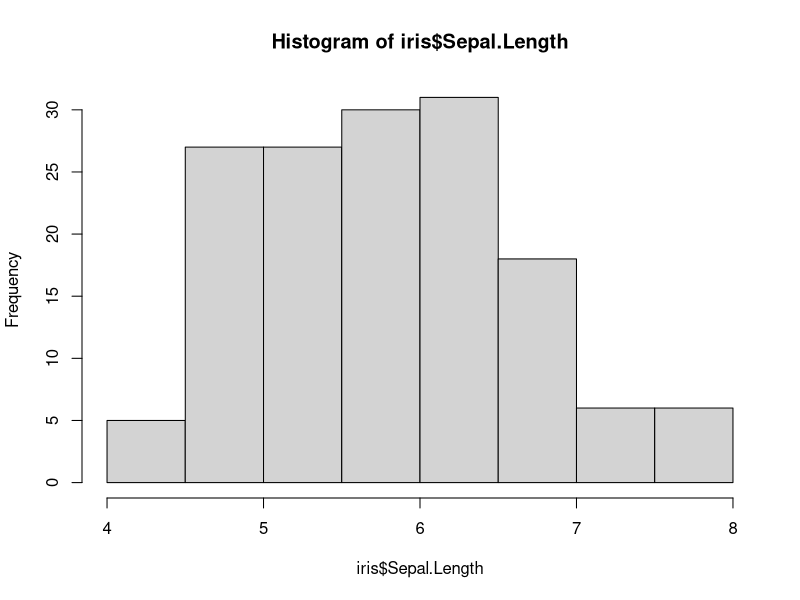
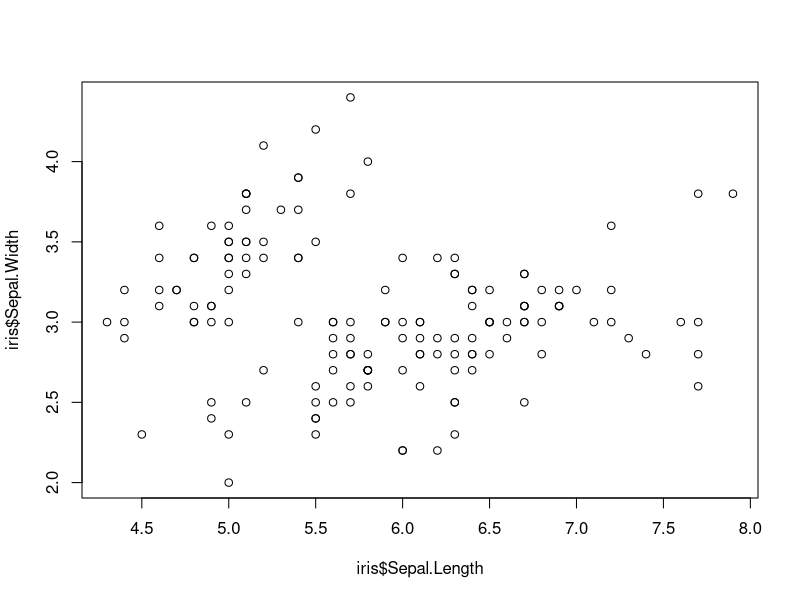
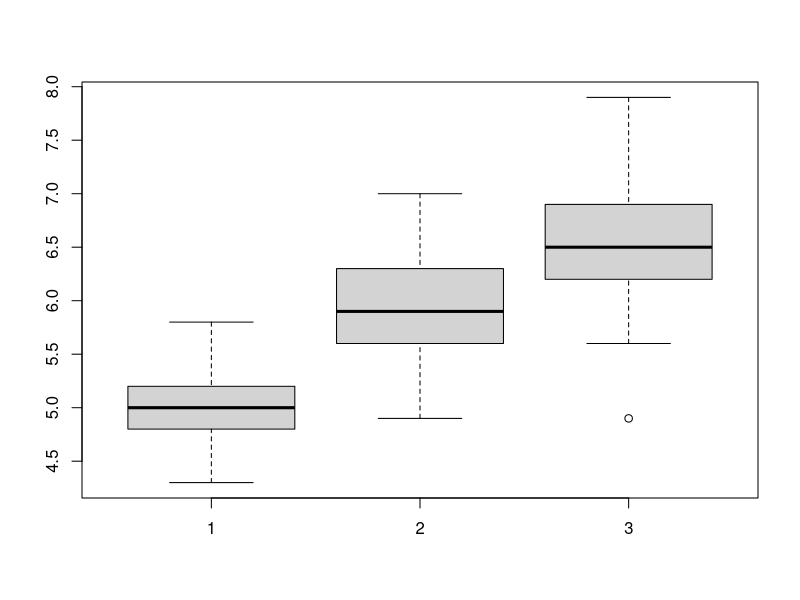
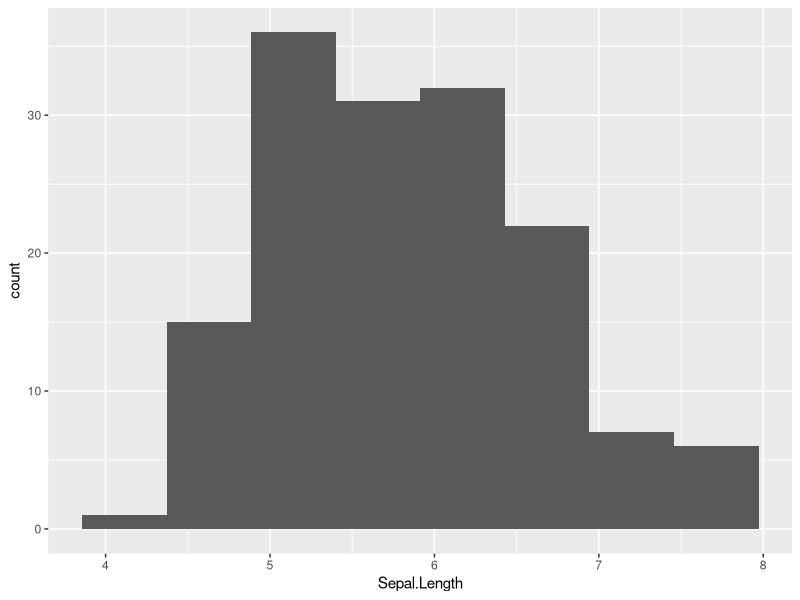
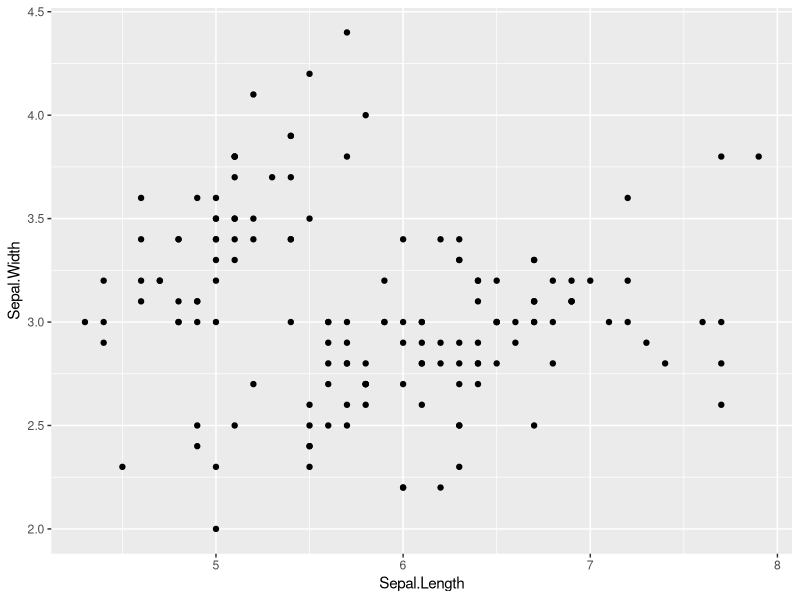
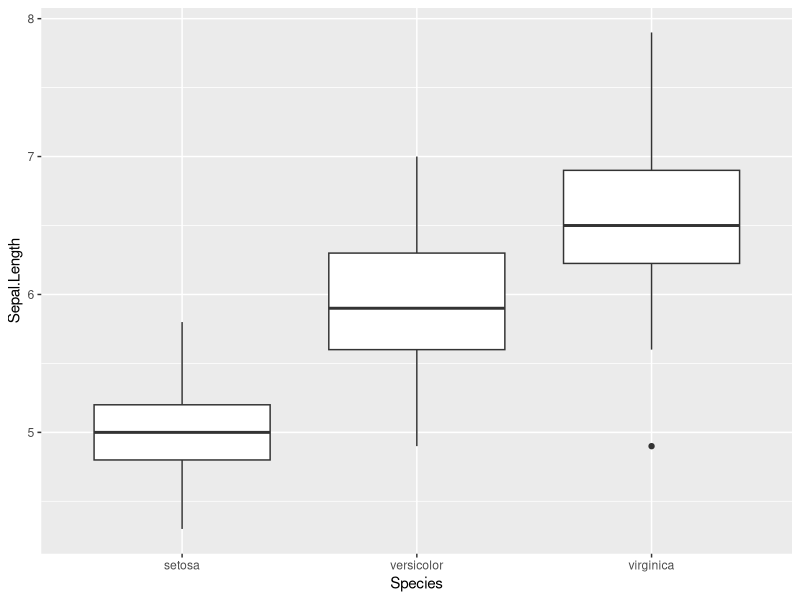
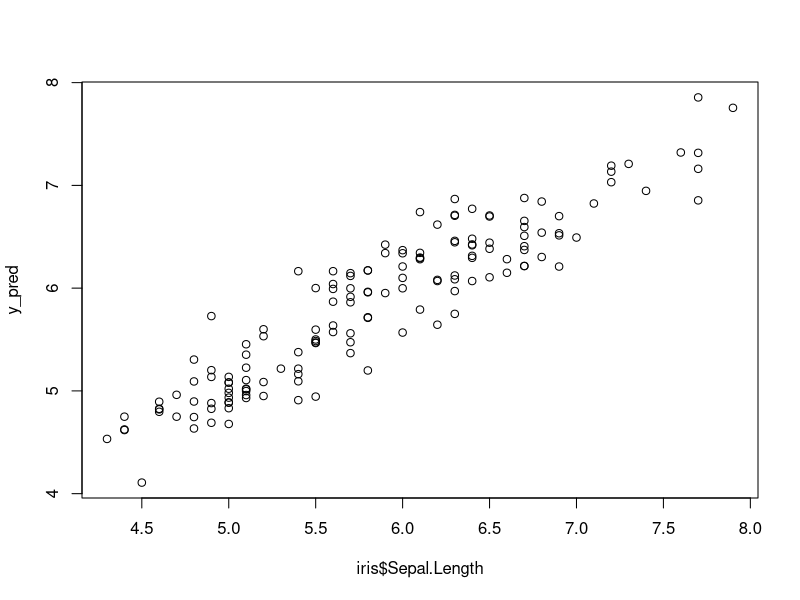

These charts were generated, in order, by the following R code:
## ---- chunk 1
x <- c(1.0, 2.0, 5.0, 7.0)
x
class(x)
typeof(x)
## ---- chunk 2
y <- c(1L, 2L, 5L, 7L)
y
class(y)
typeof(y)
## ---- chunk 3
# Assign a integer value to y
y = 5
 
# is y an integer?
print(is.integer(y))
## ---- chunk 4
z <- c(TRUE, TRUE, TRUE, FALSE)
z
typeof(z)
## ---- chunk 5
w <- c("aa", "bb", "5", "7")
w
typeof(w)
## ---- chunk 6
x <- c(1.0, 2.0, 5.0, 7.0)
y <- c(1L, 2L, 5L, 7L)
z <- c(TRUE, TRUE, TRUE, FALSE)
w <- c("aa", "bb", "5", "7")

object.size(x)
## ---- chunk 7
object.size(rep(x, 1000))
object.size(rep(y, 1000))
object.size(rep(z, 1000))
object.size(rep(w, 1000))
## ---- chunk 8
x <- c(1, 2, 5, 7)
x
typeof(x)

x <- rep(3, 5)
x
typeof(x)

x <- 1:12 # integer
x
typeof(x)
## ---- chunk 9
A <- matrix(1:12, nrow=3)
A

B <- matrix(1:12, nrow=3, byrow=TRUE)
B

colnames(A) <- c("C1","C2","C3","C4")
rownames(A) <- c("R1","R2","R3")
A
## ---- chunk 10
x <- 1:12

x[3]
x[2:5]
x[c(2, 5, 6)]                   # index with integer

x[c(TRUE, FALSE, FALSE, TRUE)]  # index with logical value
## ---- chunk 11
A <- matrix(1:12, nrow=3)
colnames(A) <- c("C1","C2","C3","C4")
rownames(A) <- c("R1","R2","R3")

A[1, 2]
A[1, "C2"]

A[1, c(2, 3)]
A[1:2, c(2, 3)]
## ---- chunk 12
A[1, 2:4]
dim(A[1, 2:4])

A[1, 2:4, drop=FALSE]
dim(A[1, 2:4, drop=FALSE])
## ---- chunk 13
A[1, 2:4] <- c(-3, -5, 20)
A
## ---- chunk 14
x <- list(2.5, TRUE, 1:3)
x
str(x)
## ---- chunk 15
x <- list("a" = 2.5, "b" = TRUE, "c" = 1:3)
x
str(x)
## ---- chunk 16
x[[3]]

x[["c"]]

x$c
## ---- chunk 17
df <- data.frame("SN" = 1:2, "Age" = c(21,15), 
                 "Name" = c("John","Dora"))
df
## ---- chunk 18
df$Age[2]
## ---- chunk 19
# View(df)
## ---- chunk 20
x = c("single", "married", "married", "single") # vector
x

class(x)
typeof(x)
## ---- chunk 21
y = factor(c("single", "married", "married", "single"))
y

class(y)
typeof(y)
## ---- chunk 22
z <- factor(c("single", "married", "married", "single") , levels=c("single", "married"))
z
## ---- chunk 23
x = c("single", "married", "married", "single") # vector
y = factor(c("single", "married", "married", "single"))

object.size(rep(x, 1000))
object.size(rep(y, 1000))
## ---- chunk 24
help("read.table")

?read.table
## ---- chunk 25
df = read.table("./SRP029880.colData.tsv", sep="\t")
df
## ---- chunk 26
df$frozen <- c(1, 1, 0, 0, 0, 1, 1, 0, 0, 0)
write.table(df, "./SRP029880.colData.add_frozen.tsv", sep="\t", quote=FALSE)
## ---- chunk 27
x <- 4:10
mean(x)
base::mean(x)
## ---- chunk 28
#install.packages("ggplot2")
## ---- chunk 29
head(iris)
## ---- chunk 30
summary(iris)
## ---- chunk 31
hist(iris$Sepal.Length)
## ---- chunk 32
plot(x=iris$Sepal.Length, y=iris$Sepal.Width)
## ---- chunk 33
x1 <- iris$Sepal.Length[iris$Species == "setosa"]
x2 <- iris$Sepal.Length[iris$Species == "versicolor"]
x3 <- iris$Sepal.Length[iris$Species == "virginica"]

boxplot(x1, x2, x3)
## ---- chunk 34
if (!requireNamespace("ggplot2", quietly = TRUE))
    install.packages("ggplot2")
## ---- chunk 35
library(ggplot2)
## ---- chunk 36
ggplot(iris, aes(x=Sepal.Length)) + 
  geom_histogram(bins = 8)
## ---- chunk 37
ggplot(iris, aes(x=Sepal.Length, y=Sepal.Width)) + 
    geom_point()
## ---- chunk 38
ggplot(iris, aes(x=Species, y=Sepal.Length)) + 
    geom_boxplot()
## ---- chunk 39
5 * 2 > 4
## ---- chunk 40
5 * (2 > 4)
## ---- chunk 41
cor(iris$Sepal.Length, iris$Petal.Length)
## ---- chunk 42
cor.test(iris$Sepal.Length, iris$Petal.Length)
## ---- chunk 43
x1 <- iris$Sepal.Length[iris$Species == "setosa"]
x2 <- iris$Sepal.Length[iris$Species == "versicolor"]
x3 <- iris$Sepal.Length[iris$Species == "virginica"]

t.test(x2, x3)
## ---- chunk 44
fit <- lm(Sepal.Length ~ Sepal.Width + Petal.Length + Petal.Width, data=iris)
summary(fit) # show results
## ---- chunk 45
y_pred <- fit$coefficients[1] + 
  fit$coefficients[2] * iris$Sepal.Width +
  fit$coefficients[3] * iris$Petal.Length +
  fit$coefficients[4] * iris$Petal.Width

cor(iris$Sepal.Length, y_pred)
## ---- chunk 46
plot(iris$Sepal.Length, y_pred)
